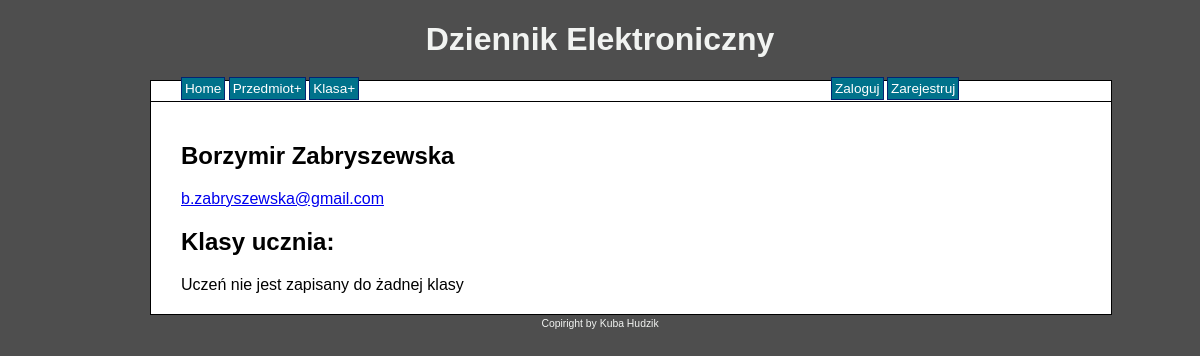
/user.php?id=2, run on the app's committed database.
### tables this page shows
CREATE TABLE users (
    user_id         INT(4)          NOT NULL AUTO_INCREMENT,
    user_login      VARCHAR(40)     NOT NULL,
    user_name       VARCHAR(40)     NOT NULL,
    user_last       VARCHAR(40)     NOT NULL,
    user_pass       VARCHAR(255)    NOT NULL,
    user_mail       VARCHAR(255)    NOT NULL,
    user_date       DATETIME        NOT NULL,
    user_level      INT(4)          NOT NULL,

    UNIQUE INDEX user_name_unique (user_login),
    PRIMARY KEY (user_id)
);

### user.php (the view)
<?php
    include 'connect.php';
    include 'header.php';
    $sql = "SELECT * FROM users WHERE user_id = " .htmlspecialchars($_GET['id']);
    $que = mysqli_query($conn, $sql);
    if($_SESSION['user_id'] < 0){
        echo 'Nie masz uprawnień żeby przeglądać tą stronę';
    }
    else{
        if(mysqli_num_rows($que) == 0){
            echo 'Użytkownik nie istnieje.';
        }
        else{
            while ($row = mysqli_fetch_array($que)){
                echo '<h2>'.$row['user_name'].' '.$row['user_last'].'</h2>';
                echo '<a href="mailto:'.$row['user_mail'].'">'.$row['user_mail'].'</a>';
            }
            if($row['user_level'] == 0){
                echo '<h2>Klasy ucznia:</h2>';
                $sql_s = "SELECT categories.cat_id, categories.cat_name, categories.cat_desc FROM categories, classes, users, students
                           WHERE classes.cat_id = categories.cat_id
                            AND students.class_id = classes.class_id
                            AND students.user_id = users.user_id
                            AND students.user_id = " . $_GET['id'];
                $que_s = mysqli_query($conn, $sql_s);
                if (mysqli_num_rows($que_s) == 0){
                    echo 'Uczeń nie jest zapisany do żadnej klasy';
                }
                else{
                    while ($row_s = mysqli_fetch_array($que_s)){
                        echo '<a href="category.php?id='.$row_s['cat_id'].'">'. $row_s['cat_name'].'</a>';
                    }
                }
            }
        }
    }
    include 'footer.php';
?>

### css/style.css (style rules this page uses)
body { background-color: #4E4E4E; text-align: center; }

### data on the page
users: user_name "Borzymir", user_last "Zabryszewska", user_mail "b.zabryszewska@gmail.com"
